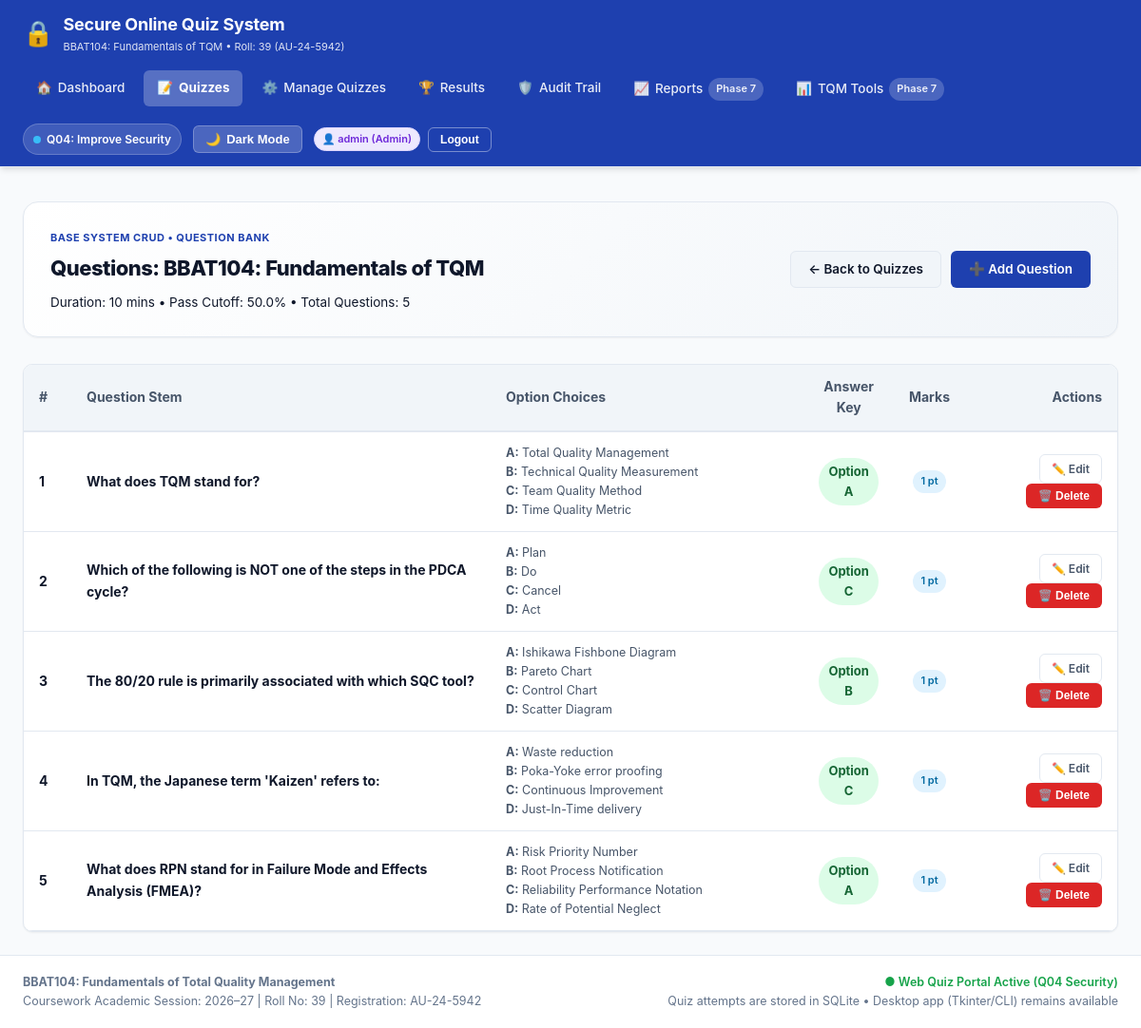
Screenshot of /quizzes/1/questions (signed in) with the database file from the repository.
### tables this page shows
CREATE TABLE users (
        id INTEGER PRIMARY KEY AUTOINCREMENT,
        username TEXT NOT NULL UNIQUE COLLATE NOCASE,
        email TEXT NOT NULL UNIQUE COLLATE NOCASE,
        password_hash TEXT NOT NULL,
        role TEXT NOT NULL DEFAULT 'student' CHECK(role IN ('admin', 'instructor', 'student')),
        is_active INTEGER NOT NULL DEFAULT 1,
        created_at TEXT DEFAULT CURRENT_TIMESTAMP
    );

CREATE TABLE quizzes (
        id INTEGER PRIMARY KEY AUTOINCREMENT,
        title TEXT NOT NULL UNIQUE,
        description TEXT,
        time_limit_mins INTEGER DEFAULT 10,
        pass_percentage REAL DEFAULT 50.0,
        created_at TEXT DEFAULT CURRENT_TIMESTAMP
    );

CREATE TABLE questions (
        id INTEGER PRIMARY KEY AUTOINCREMENT,
        quiz_id INTEGER NOT NULL,
        question_text TEXT NOT NULL,
        option_a TEXT NOT NULL,
        option_b TEXT NOT NULL,
        option_c TEXT NOT NULL,
        option_d TEXT NOT NULL,
        correct_option TEXT NOT NULL, -- 'A', 'B', 'C', or 'D'
        marks INTEGER DEFAULT 1,
        FOREIGN KEY (quiz_id) REFERENCES quizzes(id) ON DELETE CASCADE
    );

### app.py (the view)
@app.route("/quizzes/<int:quiz_id>/questions")
@role_required("admin", "instructor")
def quiz_questions_manage(quiz_id):
    quiz = database.get_quiz_by_id(quiz_id)
    if quiz is None:
        return render_template("not_found.html"), 404
    questions = database.get_questions_by_quiz(quiz_id)
    return render_template("question_manage.html", quiz=quiz, questions=questions)

### app.py (called while the page is built, shortened)
def get_csrf_token():
    token = session.get("csrf_token") or session.get("attempt_csrf_token")
    if token is None:
        token = secrets.token_urlsafe(32)
        session["csrf_token"] = token
        session["attempt_csrf_token"] = token
    return CSRFTokenStr(token)

@app.context_processor
def inject_template_globals():
    current_user = None
    user_id = session.get("user_id")
    if user_id:
        current_user = database.get_user_by_id(user_id)
    return {
        "current_user": current_user,
        "csrf_token": get_csrf_token,
    }

@app.after_request
def add_security_headers(response):
    response.headers["X-Frame-Options"] = "SAMEORIGIN"
    response.headers["X-Content-Type-Options"] = "nosniff"
    response.headers["X-XSS-Protection"] = "1; mode=block"
    response.headers["Referrer-Policy"] = "strict-origin-when-cross-origin"
    return response

def role_required(*allowed_roles):
    def decorator(f):
        @wraps(f)
        def decorated_function(*args, **kwargs):
            user_id = session.get("user_id")
            if not user_id:
                flash("Please sign in to access this page.", "warning")
                return redirect(url_for("login", next=request.path))
            user_role = session.get("role")
            return f(*args, **kwargs)
        return decorated_function
    return decorator

### database.py (called while the page is built)
def get_connection():
    conn = sqlite3.connect(DB_PATH)
    conn.row_factory = sqlite3.Row
    conn.execute("PRAGMA foreign_keys = ON")
    return conn

def get_quiz_by_id(quiz_id):
    conn = get_connection()
    cursor = conn.cursor()
    cursor.execute("SELECT * FROM quizzes WHERE id = ?", (quiz_id,))
    row = cursor.fetchone()
    conn.close()
    return dict(row) if row else None

def get_questions_by_quiz(quiz_id):
    conn = get_connection()
    cursor = conn.cursor()
    cursor.execute("SELECT * FROM questions WHERE quiz_id = ? ORDER BY id ASC", (quiz_id,))
    rows = cursor.fetchall()
    conn.close()
    return [dict(row) for row in rows]

def get_user_by_id(user_id):
    conn = get_connection()
    cursor = conn.cursor()
    try:
        cursor.execute("SELECT 1 FROM sqlite_master WHERE type='table' AND name='users'")
        if not cursor.fetchone():
            return None
        cursor.execute("SELECT * FROM users WHERE id = ?", (user_id,))
        row = cursor.fetchone()
        return dict(row) if row else None
    finally:
        conn.close()

### templates/question_manage.html (shortened to what this page needs)
{% extends "base.html" %}
{% block content %}
<div class="dashboard-container">
    <div class="hero-banner" style="padding: 24px 28px;">
        <div class="hero-content">
            <span class="goal-tag">Base System CRUD &bull; Question Bank</span>
            <h1 class="hero-title" style="font-size: 22px; margin-top: 4px;">Questions: {{ quiz.title }}</h1>
            <p class="hero-description" style="font-size: 13.5px; margin-bottom: 0;">
                Duration: {{ quiz.time_limit_mins }} mins &bull; Pass Cutoff: {{ quiz.pass_percentage }}% &bull; Total Questions: {{ questions|length }}
            </p>
        </div>
        <div style="display: flex; gap: 10px;">
            <a href="{{ url_for('quizzes_manage') }}" class="btn btn-secondary">
                &larr; Back to Quizzes
            </a>
            <a href="{{ url_for('question_add', quiz_id=quiz.id) }}" class="btn btn-primary">
                ➕ Add Question
            </a>
        </div>
    </div>
    <div class="table-responsive">
        <table class="data-table">
            <thead>
                <tr>
                    <th style="width: 50px;">#</th>
                    <th>Question Stem</th>
                    <th>Option Choices</th>
                    <th style="width: 90px; text-align: center;">Answer Key</th>
                    <th style="width: 70px; text-align: center;">Marks</th>
                    <th style="text-align: right; width: 160px;">Actions</th>
                </tr>
            </thead>
            <tbody>
                {% for q in questions %}
                <tr>
                    <td><strong>{{ loop.index }}</strong></td>
                    <td style="max-width: 320px;">
                        <strong style="color: var(--text-primary);">{{ q.question_text }}</strong>
                    </td>
                    <td style="font-size: 12.5px; color: var(--text-secondary); max-width: 280px;">
                        <div><strong>A:</strong> {{ q.option_a }}</div>
                        <div><strong>B:</strong> {{ q.option_b }}</div>
                        <div><strong>C:</strong> {{ q.option_c }}</div>
                        <div><strong>D:</strong> {{ q.option_d }}</div>
                    </td>
                    <td style="text-align: center;">
                        <span class="badge badge-success" style="font-size: 13px; font-weight: 700; padding: 4px 10px;">
                            Option {{ q.correct_option }}
                        </span>
                    </td>
                    <td style="text-align: center;">
                        <span class="badge badge-info">{{ q.marks }} pt{{ 's' if q.marks > 1 else '' }}</span>
                    </td>
                    <td style="text-align: right;">
                        <a href="{{ url_for('question_edit', question_id=q.id) }}" class="btn btn-outline btn-sm">
                            ✏️ Edit
                        </a>
                        <form method="POST" action="{{ url_for('question_delete', question_id=q.id) }}" style="display: inline-block;" onsubmit="return confirm('Are you sure you want to delete this question?');">
                            <button type="submit" class="btn btn-danger btn-sm">
                                🗑️ Delete
                            </button>
                        </form>
                    </td>
                </tr>
                {% else %}
                <tr>
                    <td colspan="6" style="text-align: center; padding: 32px; color: var(--text-muted);">
                        This quiz has no questions yet. Click "Add Question" to build the question bank.
                    </td>
                </tr>
                {% endfor %}
            </tbody>
        </table>
    </div>
</div>
{% endblock %}

### templates/base.html (shortened to what this page needs)
<!DOCTYPE html>
<html lang="en" data-theme="light">
<head>
    <link rel="stylesheet" href="{{ url_for('static', filename='css/style.css') }}">
</head>
<body>
    <header class="app-header">
        <div class="header-container">
            <div class="brand-section">
                <a href="{{ url_for('index') }}" class="brand-logo">
                    <span class="logo-icon">🔒</span>
                    <div class="brand-text">
                        <span class="system-title">Secure Online Quiz System</span>
                        <span class="course-subtitle">BBAT104: Fundamentals of TQM &bull; Roll: 39 (AU-24-5942)</span>
                    </div>
                </a>
            </div>
            <nav class="main-nav" aria-label="Main Navigation">
                <ul class="nav-list">
                    <li class="nav-item">
                        <a href="{{ url_for('index') }}" class="nav-link {% if request.path == '/' %}active{% endif %}">
                            <span class="nav-icon">🏠</span> Dashboard
                        </a>
                    </li>
                    <li class="nav-item">
                        <a href="{{ url_for('quizzes') }}" class="nav-link {% if request.path == '/quizzes' or request.path.startswith('/quizzes/') and not request.path.startswith('/quizzes/manage') %}active{% endif %}">
                            <span class="nav-icon">📝</span> Quizzes
                        </a>
                    </li>
                    {% if current_user and current_user.role in ['instructor', 'admin'] %}
                    <li class="nav-item">
                        <a href="{{ url_for('quizzes_manage') }}" class="nav-link {% if request.path.startswith('/quizzes/manage') or request.path.startswith('/quizzes/create') %}active{% endif %}">
                            <span class="nav-icon">⚙️</span> Manage Quizzes
                        </a>
                    </li>
                    {% endif %}
                    <li class="nav-item">
                        <a href="{{ url_for('results_view') }}" class="nav-link {% if request.path == '/results' %}active{% endif %}">
                            <span class="nav-icon">🏆</span> Results
                        </a>
                    </li>
                    {% if current_user and current_user.role == 'admin' %}
                    <li class="nav-item">
                        <a href="{{ url_for('audit_logs_view') }}" class="nav-link {% if request.path == '/audit-logs' %}active{% endif %}">
                            <span class="nav-icon">🛡️</span> Audit Trail
                        </a>
                    </li>
                    {% endif %}
                    <li class="nav-item">
                        <a href="{{ url_for('reports_placeholder') }}" class="nav-link {% if request.path == '/reports' %}active{% endif %}">
                            <span class="nav-icon">📈</span> Reports <span class="badge badge-muted">Phase 7</span>
                        </a>
                    </li>
                    <li class="nav-item">
                        <a href="{{ url_for('tqm_placeholder') }}" class="nav-link {% if request.path == '/tqm' %}active{% endif %}">
                            <span class="nav-icon">📊</span> TQM Tools <span class="badge badge-muted">Phase 7</span>
                        </a>
                    </li>
                </ul>
            </nav>
            <div class="header-utilities">
                <span class="goal-badge" title="Assigned Quality Goal: Q04 - Improve Security">
                    <span class="goal-dot"></span> Q04: Improve Security
                </span>
                <button id="themeToggleBtn" class="btn-theme-toggle" aria-label="Toggle light or dark theme" aria-pressed="false" title="Toggle Theme (Shortcut: Press 'T')">
                    <span id="themeIcon">🌙</span>
                    <span id="themeLabel" class="theme-label-text">Theme</span>
                </button>
                {% if current_user %}
                <div style="display: flex; align-items: center; gap: 8px;">
                    <span class="badge badge-{{ current_user.role }}" title="Logged in as {{ current_user.role }}">
                        👤 {{ current_user.username }} ({{ current_user.role|capitalize }})
                    </span>
                    <form method="POST" action="{{ url_for('logout') }}" style="margin: 0;">
                        <button type="submit" class="btn btn-outline btn-sm" style="color: #FFFFFF; border-color: rgba(255,255,255,0.4);">
                            Logout
                        </button>
                    </form>
                </div>
                {% endif %}
            </div>
        </div>
    </header>
    <main class="main-content" id="mainContent">
        {% block content %}{% endblock %}
    </main>
    <footer class="app-footer">
        <div class="footer-container">
            <div class="footer-col">
                <strong>BBAT104: Fundamentals of Total Quality Management</strong>
                <p>Coursework Academic Session: 2026&ndash;27 | Roll No: 39 | Registration: AU-24-5942</p>
            </div>
            <div class="footer-col text-right">
                <span class="status-indicator">● Web Quiz Portal Active (Q04 Security)</span>
                <p>Quiz attempts are stored in SQLite &bull; Desktop app (Tkinter/CLI) remains available</p>
            </div>
        </div>
    </footer>
</body>
</html>

### rows the page displays
users: username "admin", role "Admin"
quizzes: title "BBAT104: Fundamentals of TQM", time_limit_mins "10", pass_percentage "50.0"
questions: question_text "What does TQM stand for?", option_a "Total Quality Management", option_b "Technical Quality Measurement", option_c "Team Quality Method", option_d "Time Quality Metric", correct_option "A", marks "1"
questions: question_text "Which of the following is NOT one of the steps in the PDCA cycle?", option_a "Plan", option_b "Do", option_c "Cancel", option_d "Act", correct_option "C", marks "1"
questions: question_text "The 80/20 rule is primarily associated with which SQC tool?", option_a "Ishikawa Fishbone Diagram", option_b "Pareto Chart", option_c "Control Chart", option_d "Scatter Diagram", correct_option "B", marks "1"
questions: question_text "In TQM, the Japanese term 'Kaizen' refers to:", option_a "Waste reduction", option_b "Poka-Yoke error proofing", option_c "Continuous Improvement", option_d "Just-In-Time delivery", correct_option "C", marks "1"
questions: question_text "What does RPN stand for in Failure Mode and Effects Analysis (FMEA)?", option_a "Risk Priority Number", option_b "Root Process Notification", option_c "Reliability Performance Notation", option_d "Rate of Potential Neglect", correct_option "A", marks "1"

### other values shown
{{ questions|length }} "5"
